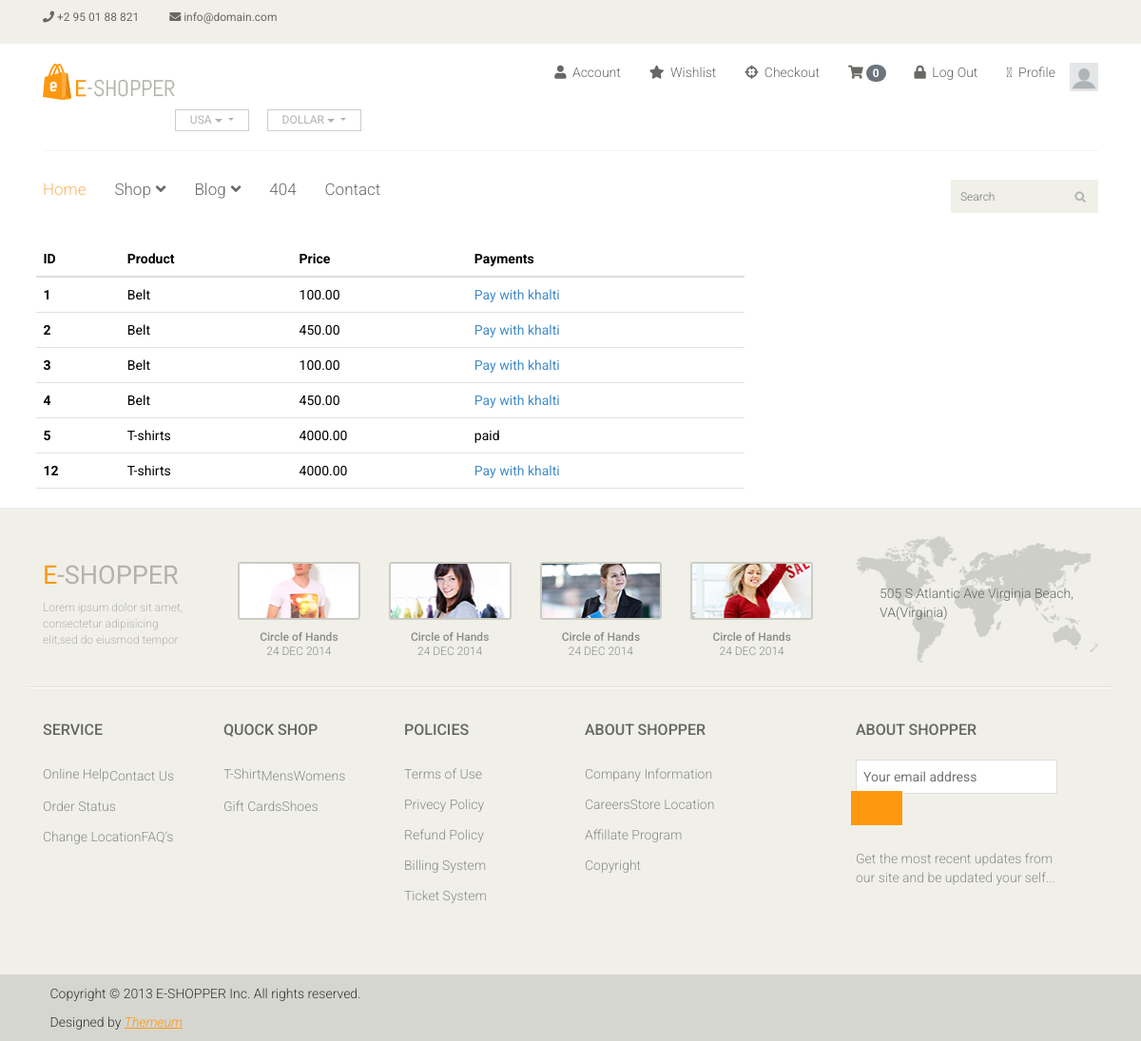
/your_order/ (signed in), run on the app's committed database.
### main/models.py (models this page shows, shortened)
class Order(models.Model):
    product=models.CharField(max_length=100,default="")
    user=models.ForeignKey(User, on_delete=models.CASCADE)
    price=models.CharField(max_length=100)
    quantity=models.PositiveIntegerField()
    total=models.FloatField()
    image=models.ImageField(upload_to='order/image')
    phone=models.CharField(max_length=12)
    isPay=models.BooleanField(default=False)
    date=models.DateField(default=datetime.now())
    address=models.CharField(max_length=100,default="")

### main/views.py (the view)
# urls.py: path('your_order/',your_order,name='your_order'),
@login_required(login_url='log_in')
def your_order(request):
    uid=request.session.get('_auth_user_id')
    user=User.objects.get(pk=uid)
    order=Order.objects.filter(user=user)
    return render(request,'main/your_order.html',{'order':order})

### templates/main/your_order.html (shortened to what this page needs)
{% extends "base.html" %}
{% block content %}
{% load static %}
<div class="container">
    <div class="row">
        <div class="col-8">
            <table class="table">
                <thead>
                  <tr>
                    <th scope="col">ID</th>
                    <th scope="col">Product</th>
                    <th scope="col">Price</th>
                    <th scope="col">Payments</th>
                  </tr>
                </thead>
                <tbody>
                    {% for i in order %}
                  <tr>
                    <th scope="row">{{i.id}}</th>
                    <td>{{i.product}}</td>
                    <td>{{i.price}}</td>
                    <td>
                        {% if i.isPay %}
                        paid
                        {% else %}
                        <a href="{% url 'initkhalti' i.id %}">Pay with khalti</a>
                        {% endif %}
                    </td>
                  </tr>
                  {% endfor %}
                </tbody>
              </table>
        </div>
    </div>
</div>
{% endblock %}

### static/css/main.css (style rules this page uses)
body { font-family: 'Roboto', sans-serif; background:white; position: relative; font-weight:400px; }
a { -webkit-transition: 300ms; -moz-transition: 300ms; -o-transition: 300ms; transition: 300ms; }

### static/css/product.css (style rules this page uses)
:root { --font1: 'Heebo', sans-serif; --font2: 'Fira Sans Extra Condensed', sans-serif; --font3: 'Roboto', sans-serif; --btnbg: #ffcc00; --btnfontcolor: rgb(61, 61, 61); --btnfontcolorhover: rgb(255, 255, 255); --btnbghover: #ffc116; --btnactivefs: rgb(241, 195, 46); --label-index: #960796; --danger-index: #5bc257; --link-color: #000; --link-color-hover: #fff; --bg-content-color: #ffcc00; }

### data on the page
Order: id "1", product "Belt", price "100.00", isPay "Pay with khalti"
Order: id "2", product "Belt", price "450.00", isPay "Pay with khalti"
Order: id "3", product "Belt", price "100.00", isPay "Pay with khalti"
Order: id "4", product "Belt", price "450.00", isPay "Pay with khalti"
Order: id "5", product "T-shirts", price "4000.00", isPay "paid"
Order: id "12", product "T-shirts", price "4000.00", isPay "Pay with khalti"

### other printed values
{{ request.session.cart|length }} "0"
